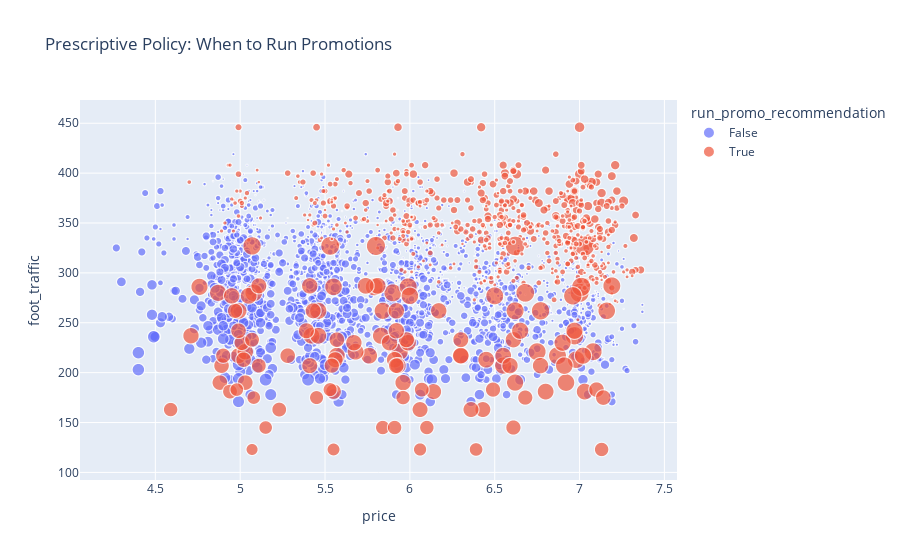

The cell this chart's notebook holds for it:
### Code cell
import plotly.express as px

# Ensure positive bubble sizes for visualization
df['treatment_effect_abs'] = df['treatment_effect'].abs() + 1e-3

fig = px.scatter(
    df,
    x="price",
    y="foot_traffic",
    color="run_promo_recommendation",
    size="treatment_effect_abs",  # use positive values only
    title="Prescriptive Policy: When to Run Promotions",
    hover_data=['revenue','treatment_effect']
)
fig.show()

### Figure 1 — Plotly figure (JSON) as saved in the notebook; plotly's stock layout.template omitted (floating-point values rounded to 4 significant figures; data arrays with more than 128 entries replaced by an {"elided": "..."} marker saying what was removed)
{"data": [{"customdata": {"elided": "2025x2 float values"}, "hovertemplate": "run_promo_recommendation=False<br>price=%{x}<br>foot_traffic=%{y}<br>treatment_effect_abs=%{marker.size}<br>revenue=%{customdata[0]}<br>treatment_effect=%{customdata[1]}<extra></extra>", "legendgroup": "False", "marker": {"color": "#636efa", "size": {"elided": "2025 float values"}, "sizemode": "area", "sizeref": 783.5, "symbol": "circle"}, "mode": "markers", "name": "False", "showlegend": true, "type": "scattergl", "x": {"elided": "2025 float values"}, "xaxis": "x", "y": {"elided": "2025 int values"}, "yaxis": "y"}, {"customdata": {"elided": "675x2 float values"}, "hovertemplate": "run_promo_recommendation=True<br>price=%{x}<br>foot_traffic=%{y}<br>treatment_effect_abs=%{marker.size}<br>revenue=%{customdata[0]}<br>treatment_effect=%{customdata[1]}<extra></extra>", "legendgroup": "True", "marker": {"color": "#EF553B", "size": {"elided": "675 float values"}, "sizemode": "area", "sizeref": 783.5, "symbol": "circle"}, "mode": "markers", "name": "True", "showlegend": true, "type": "scattergl", "x": {"elided": "675 float values"}, "xaxis": "x", "y": {"elided": "675 int values"}, "yaxis": "y"}], "layout": {"legend": {"itemsizing": "constant", "title": {"text": "run_promo_recommendation"}, "tracegroupgap": 0}, "title": {"text": "Prescriptive Policy: When to Run Promotions"}, "xaxis": {"anchor": "y", "domain": [0, 1], "title": {"text": "price"}}, "yaxis": {"anchor": "x", "domain": [0, 1], "title": {"text": "foot_traffic"}}}}
